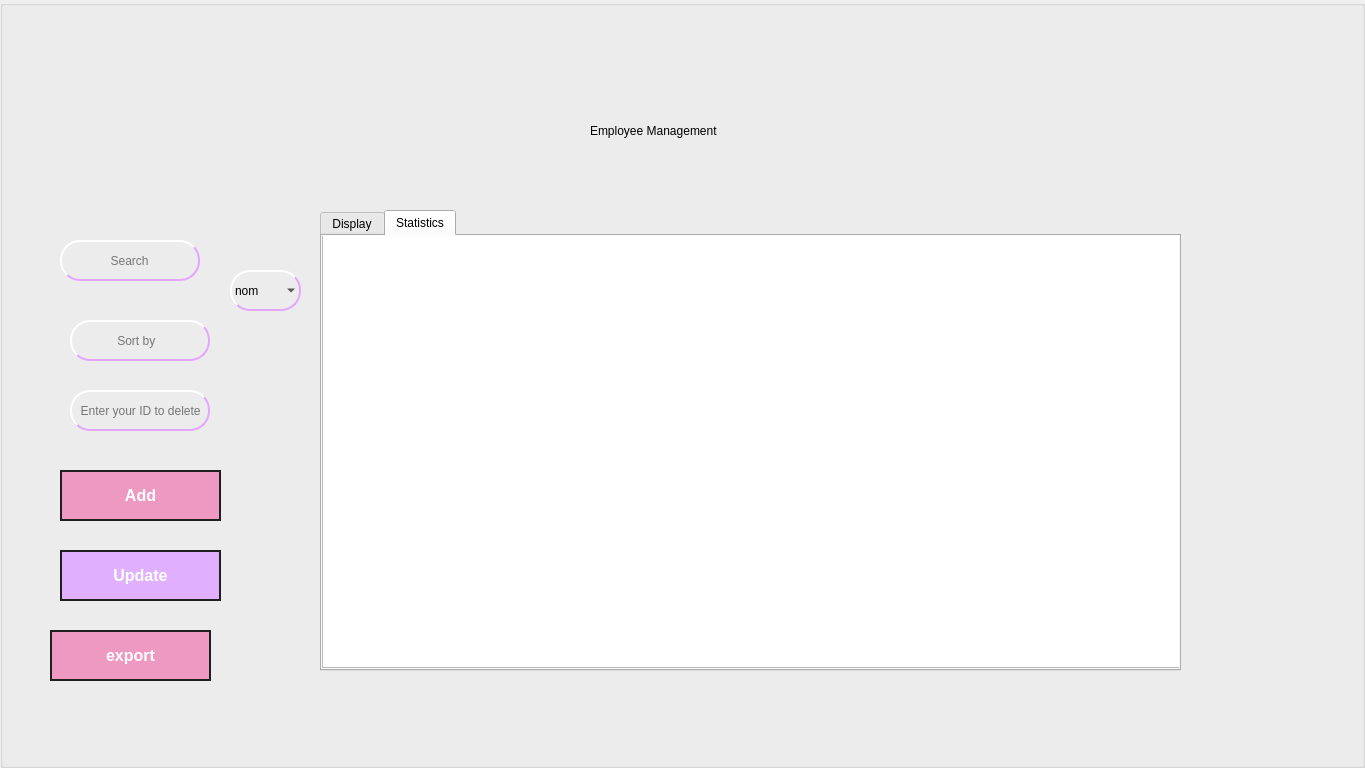
   <widget class="QGroupBox" name="grp_employe">
    <property name="geometry">
     <rect>
      <x>0</x>
      <y>0</y>
      <width>1365</width>
      <height>768</height>
     </rect>
    </property>
    <property name="title">
     <string/>
    </property>
    <widget class="QLabel" name="label_8">
     <property name="geometry">
      <rect>
       <x>0</x>
       <y>0</y>
       <width>1365</width>
       <height>768</height>
      </rect>
     </property>
     <property name="styleSheet">
      <string notr="true">background-image: url(:/new/prefix1/image/gestionemploye.png);</string>
     </property>
     <property name="text">
      <string/>
     </property>
    </widget>
    <widget class="QPushButton" name="ajouter">
     <property name="geometry">
      <rect>
       <x>60</x>
       <y>470</y>
       <width>161</width>
       <height>51</height>
      </rect>
     </property>
     <property name="styleSheet">
      <string notr="true">QPushButton {
	font: 10pt &quot;MV Boli&quot;;


    border: 2px solid #EE99C2;
    padding: 10px 20px;
    font-size: 16px;
    font-weight: bold;
    text-transform: uppercase;
    transition: background 0.3s, border 0.3s, color 0.3s;
    background-color: #EE99C2;
    border-radius: 35px;
    border-color: #1F1F1F; /* Couleur verte transformée en mauve */
    color: rgb(255, 255, 255);
}

QPushButton:hover {
    border-radius: 25px;
    background: purple; /* Couleur noire transformée en blanc */
    color: #fff;
}

QPushButton:pressed {
    background-color: qlineargradient(x1: 0, y1: 0, x2: 1, y2: 1,
                                      stop: 0 #2E2E2E, stop: 0.5 rgb(43, 208, 31), stop: 1 #2E2E2E);
    border-color: #0C359E; /* Couleur verte transformée en mauve */
    color: #eee;
}</string>
     </property>
     <property name="text">
      <string>Add</string>
     </property>
    </widget>
    <widget class="QPushButton" name="pushButton_2">
     <property name="geometry">
      <rect>
       <x>2000</x>
       <y>0</y>
       <width>1900</width>
       <height>1000</height>
      </rect>
     </property>
     <property name="minimumSize">
      <size>
       <width>131</width>
       <height>31</height>
      </size>
     </property>
     <property name="styleSheet">
      <string notr="true">QPushButton {
	font: 11pt &quot;MS Shell Dlg 2&quot;;
    border: 2px solid #9370DB; /* Couleur mauve pour la bordure */
    border-radius: 10px; /* Rayon de la bordure */
    width: 100px; /* Largeur du bouton */
    height: 100px; /* Hauteur du bouton */
    background-color: #9370DB; /* Couleur de fond mauve */
    color: #FFFFFF; /* Couleur du texte */
}
QPushButton:hover {
    background-color: #9370DB; /* Changement de couleur de fond au survol */
    color: #FFFFFF; /* Changement de couleur du texte au survol */
}

QPushButton:pressed {
    border-style: inset; /* Effet de bouton enfoncé */
}
</string>
     </property>
     <property name="text">
      <string>afficher</string>
     </property>
    </widget>
    <widget class="QPushButton" name="pushButton_4">
     <property name="geometry">
      <rect>
       <x>2000</x>
       <y>0</y>
       <width>1900</width>
       <height>1000</height>
      </rect>
     </property>
     <property name="minimumSize">
      <size>
       <width>1</width>
       <height>0</height>
      </size>
     </property>
     <property name="styleSheet">
      <string notr="true">QPushButton {
	font: 11pt &quot;MS Shell Dlg 2&quot;;
    border: 2px solid #9370DB; /* Couleur mauve pour la bordure */
    border-radius: 10px; /* Rayon de la bordure */
    width: 100px; /* Largeur du bouton */
    height: 100px; /* Hauteur du bouton */
    background-color: #9370DB; /* Couleur de fond mauve */
    color: #FFFFFF; /* Couleur du texte */
}
QPushButton:hover {
    background-color: #9370DB; /* Changement de couleur de fond au survol */
    color: #FFFFFF; /* Changement de couleur du texte au survol */
}

QPushButton:pressed {
    border-style: inset; /* Effet de bouton enfoncé */
}</string>
     </property>
     <property name="text">
      <string>modifier</string>
     </property>
    </widget>
    <widget class="QLabel" name="label_9">
     <property name="geometry">
      <rect>
       <x>590</x>
       <y>90</y>
       <width>411</width>
       <height>81</height>
      </rect>
     </property>
     <property name="styleSheet">
      <string notr="true">font: 26pt &quot;MS Shell Dlg 2&quot;;
font: 28pt &quot;MV Boli&quot;;
QLabel {
    
}

background-color: rgba(255, 255, 255, 0);
color: #FFFFFF; /* Couleur du texte en blanc */
 color:#1F1F1F; 
background-color: rgba(255, 255, 255, 0);</string>
     </property>
     <property name="text">
      <string>Employee Management</string>
     </property>
    </widget>
    <widget class="QPushButton" name="boutonmodifier">
     <property name="geometry">
      <rect>
       <x>60</x>
       <y>550</y>
       <width>161</width>
       <height>51</height>
      </rect>
     </property>
     <property name="styleSheet">
      <string notr="true">QPushButton {
	font: 10pt &quot;MV Boli&quot;;

    border: 2px solid #76B900;
    padding: 10px 20px;
    font-size: 16px;
    font-weight: bold;
    text-transform: uppercase;
    transition: background 0.3s, border 0.3s, color 0.3s;
    background-color: #E0B0FF;
    border-radius: 35px;
    border-color: #1F1F1F; /* Couleur verte transformée en mauve */
    color: rgb(255, 255, 255);
}

QPushButton:hover {
    border-radius: 25px;
    background: purple; /* Couleur noire transformée en blanc */
    color: #fff;
}

QPushButton:pressed {
    background-color: qlineargradient(x1: 0, y1: 0, x2: 1, y2: 1,
                                      stop: 0 #2E2E2E, stop: 0.5 rgb(43, 208, 31), stop: 1 #2E2E2E);
    border-color: white; /* Couleur verte transformée en mauve */
    color: #eee;
}</string>
     </property>
     <property name="text">
      <string>Update</string>
     </property>
    </widget>
    <widget class="QTabWidget" name="tabWidget">
     <property name="geometry">
      <rect>
       <x>320</x>
       <y>210</y>
       <width>861</width>
       <height>461</height>
      </rect>
     </property>
     <property name="styleSheet">
      <string notr="true">QTabWidget::pane {
    border: 1px solid black;
    background-color: EE99C2;
}

QTabBar::tab {
    background-color: #363636;
    color: #f779b8;
    border: 1px solid black;
    padding: 8px;
    margin-top: 2px;
}

QTabBar::tab:selected {
    background-color: #D473D4;
    color: #ffffff;
}

QTabBar::tab:!selected {
    background-color: #D1C7BD;
    color: EE99C2;
}

QTabBar::tab:hover {
    background-color: #444444;
    color: #ffffff;
}
QTabWidget::pane {
    border-radius: 10px; /* Rayon de bordure pour rendre les coins ronds */
} 
background-image: url(:/new/prefix1/image/blanc.png);
</string>
     </property>
     <property name="currentIndex">
      <number>1</number>
     </property>
     <widget class="QWidget" name="tab">
      <attribute name="title">
       <string>Display</string>
      </attribute>
      <widget class="QTableView" name="info_emplye">
       <property name="geometry">
        <rect>
         <x>0</x>
         <y>0</y>
         <width>861</width>
         <height>431</height>
        </rect>
       </property>
       <property name="styleSheet">
        <string notr="true">background-image: url(:/new/prefix1/image/blanc.png);</string>
       </property>
      </widget>
     </widget>
     <widget class="QWidget" name="tab_2">
      <attribute name="title">
       <string>Statistics</string>
      </attribute>
      <widget class="QTableView" name="tableViewstatiqtique">
       <property name="geometry">
        <rect>
         <x>0</x>
         <y>-9</y>
         <width>861</width>
         <height>441</height>
        </rect>
       </property>
       <property name="styleSheet">
        <string notr="true">background-image: url(:/new/prefix1/image/blanc.png);</string>
       </property>
      </widget>
      <widget class="QLabel" name="label_23">
       <property name="geometry">
        <rect>
         <x>90</x>
         <y>40</y>
         <width>511</width>
         <height>321</height>
        </rect>
       </property>
       <property name="styleSheet">
        <string notr="true">background-image: url(:/new/prefix1/image/2278983 (1).png);
background-color: rgba(255, 255, 255, 0);</string>
       </property>
       <property name="text">
        <string/>
       </property>
      </widget>
     </widget>
    </widget>
    <widget class="QLabel" name="label_10">
     <property name="geometry">
      <rect>
       <x>120</x>
       <y>60</y>
       <width>61</width>
       <height>61</height>
      </rect>
     </property>
     <property name="styleSheet">
      <string notr="true">background-image: url(:/new/prefix1/image/resize.png);
background-color: rgba(255, 255, 255, 0);</string>
     </property>
     <property name="text">
      <string/>
     </property>
    </widget>
    <widget class="QPushButton" name="home">
     <property name="geometry">
      <rect>
       <x>110</x>
       <y>60</y>
       <width>91</width>
       <height>61</height>
      </rect>
     </property>
     <property name="styleSheet">
      <string notr="true">QPushButton {
    border-radius: 50%; /* 50% pour un bouton rond */
    background-color: transparent; /* Fond transparent */
    color: white; /* Couleur du texte */
}</string>
     </property>
     <property name="text">
      <string/>
     </property>
    </widget>
    <widget class="QLineEdit" name="lineEdit_4">
     <property name="geometry">
      <rect>
       <x>60</x>
       <y>240</y>
       <width>140</width>
       <height>41</height>
      </rect>
     </property>
     <property name="styleSheet">
      <string notr="true">QLineEdit {
	 
color: #FFFF;
border: 2px solid #e4a5ff;
border-radius: 20px;
border-style: outset;
background: qradialgradient(
cx: 0.3, cy: -0.4, fx: 0.3, fy: -0.4,
radius: 1.35, stop: 0 #fff, stop: 1 #fff
);
padding: 0.3rem 0.2rem;

}
QLineEdit:hover {
	border: 2px solid rgb(170, 0, 255);
}
QLineEdit:focus {
	border: 2px solid rgb(170, 0, 255);
}
QLineEdit {
    background-color: transparent;
}</string>
     </property>
     <property name="text">
      <string/>
     </property>
     <property name="placeholderText">
      <string>              Search</string>
     </property>
    </widget>
    <widget class="QLineEdit" name="lineEdit_5">
     <property name="geometry">
      <rect>
       <x>70</x>
       <y>320</y>
       <width>140</width>
       <height>41</height>
      </rect>
     </property>
     <property name="styleSheet">
      <string notr="true">QLineEdit {
	 
color: #FFFF;
border: 2px solid #e4a5ff;
border-radius: 20px;
border-style: outset;
background: qradialgradient(
cx: 0.3, cy: -0.4, fx: 0.3, fy: -0.4,
radius: 1.35, stop: 0 #fff, stop: 1 #fff
);
padding: 0.3rem 0.2rem;

}
QLineEdit:hover {
	border: 2px solid rgb(170, 0, 255);
}
QLineEdit:focus {
	border: 2px solid rgb(170, 0, 255);
}
QLineEdit {
    background-color: transparent;
}</string>
     </property>
     <property name="text">
      <string/>
     </property>
     <property name="placeholderText">
      <string>             Sort by</string>
     </property>
    </widget>
    <widget class="QLineEdit" name="id_employe_3">
     <property name="geometry">
      <rect>
       <x>70</x>
       <y>390</y>
       <width>140</width>
       <height>41</height>
      </rect>
     </property>
     <property name="styleSheet">
      <string notr="true">QLineEdit {
	 
color: #FFFF;
border: 2px solid #e4a5ff;
border-radius: 20px;
border-style: outset;
background: qradialgradient(
cx: 0.3, cy: -0.4, fx: 0.3, fy: -0.4,
radius: 1.35, stop: 0 #fff, stop: 1 #fff
);
padding: 0.3rem 0.2rem;

}
QLineEdit:hover {
	border: 2px solid rgb(170, 0, 255);
}
QLineEdit:focus {
	border: 2px solid rgb(170, 0, 255);
}
QLineEdit {
    background-color: transparent;
}</string>
     </property>
     <property name="text">
      <string/>
     </property>
     <property name="placeholderText">
      <string>  Enter your ID to delete </string>
     </property>
    </widget>
    <widget class="QLabel" name="x">
     <property name="geometry">
      <rect>
       <x>240</x>
       <y>380</y>
       <width>61</width>
       <height>61</height>
      </rect>
     </property>
     <property name="styleSheet">
      <string notr="true">background-image: url(:/new/prefix1/image/64.png);
background-color: rgba(255, 255, 255, 0);</string>
     </property>
     <property name="text">
      <string/>
     </property>
    </widget>
    <widget class="QComboBox" name="comboBox">
     <property name="geometry">
      <rect>
       <x>230</x>
       <y>270</y>
       <width>71</width>
       <height>41</height>
      </rect>
     </property>
     <property name="styleSheet">
      <string notr="true">QComboBox {
	 
color: #FFFF;
border: 2px solid #e4a5ff;
border-radius: 20px;
border-style: outset;
background: qradialgradient(
cx: 0.3, cy: -0.4, fx: 0.3, fy: -0.4,
radius: 1.35, stop: 0 #fff, stop: 1 #fff
);
padding: 0.3rem 0.2rem;

}
QComboBox:hover {
	border: 2px solid rgb(170, 0, 255);
}
QComboBox:focus {
	border: 2px solid rgb(170, 0, 255);
}
QComboBox {
    background-color: transparent;
}</string>
     </property>
     <item>
      <property name="text">
       <string>nom</string>
      </property>
     </item>
     <item>
      <property name="text">
       <string>prenom</string>
      </property>
     </item>
     <item>
      <property name="text">
       <string>id</string>
      </property>
     </item>
    </widget>
    <widget class="QPushButton" name="pushButton_3">
     <property name="geometry">
      <rect>
       <x>240</x>
       <y>380</y>
       <width>61</width>
       <height>61</height>
      </rect>
     </property>
     <property name="styleSheet">
      <string notr="true">QPushButton {
    border-radius: 50%; /* 50% pour un bouton rond */
    background-color: transparent; /* Fond transparent */
    color: white; /* Couleur du texte */
}</string>
     </property>
     <property name="text">
      <string/>
     </property>
    </widget>
    <widget class="QPushButton" name="pdf">
     <property name="geometry">
      <rect>
       <x>50</x>
       <y>630</y>
       <width>161</width>
       <height>51</height>
      </rect>
     </property>
     <property name="styleSheet">
      <string notr="true">QPushButton {
	font: 10pt &quot;MV Boli&quot;;


    border: 2px solid #EE99C2;
    padding: 10px 20px;
    font-size: 16px;
    font-weight: bold;
    text-transform: uppercase;
    transition: background 0.3s, border 0.3s, color 0.3s;
    background-color: #EE99C2;
    border-radius: 35px;
    border-color: #1F1F1F; /* Couleur verte transformée en mauve */
    color: rgb(255, 255, 255);
}

QPushButton:hover {
    border-radius: 25px;
    background: purple; /* Couleur noire transformée en blanc */
    color: #fff;
}

QPushButton:pressed {
    background-color: qlineargradient(x1: 0, y1: 0, x2: 1, y2: 1,
                                      stop: 0 #2E2E2E, stop: 0.5 rgb(43, 208, 31), stop: 1 #2E2E2E);
    border-color: #0C359E; /* Couleur verte transformée en mauve */
    color: #eee;
}</string>
     </property>
     <property name="text">
      <string>export</string>
     </property>
    </widget>
   </widget>
